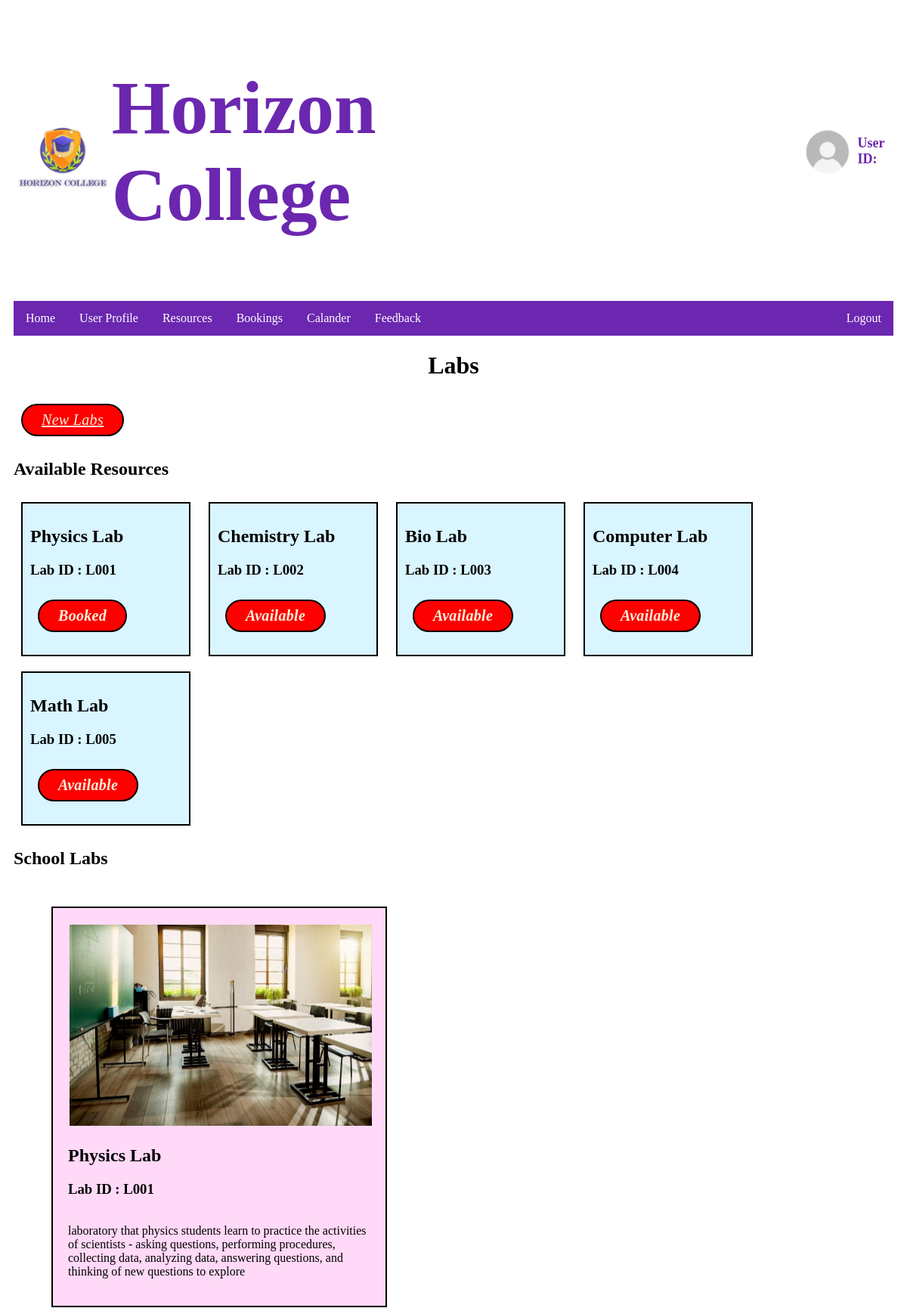
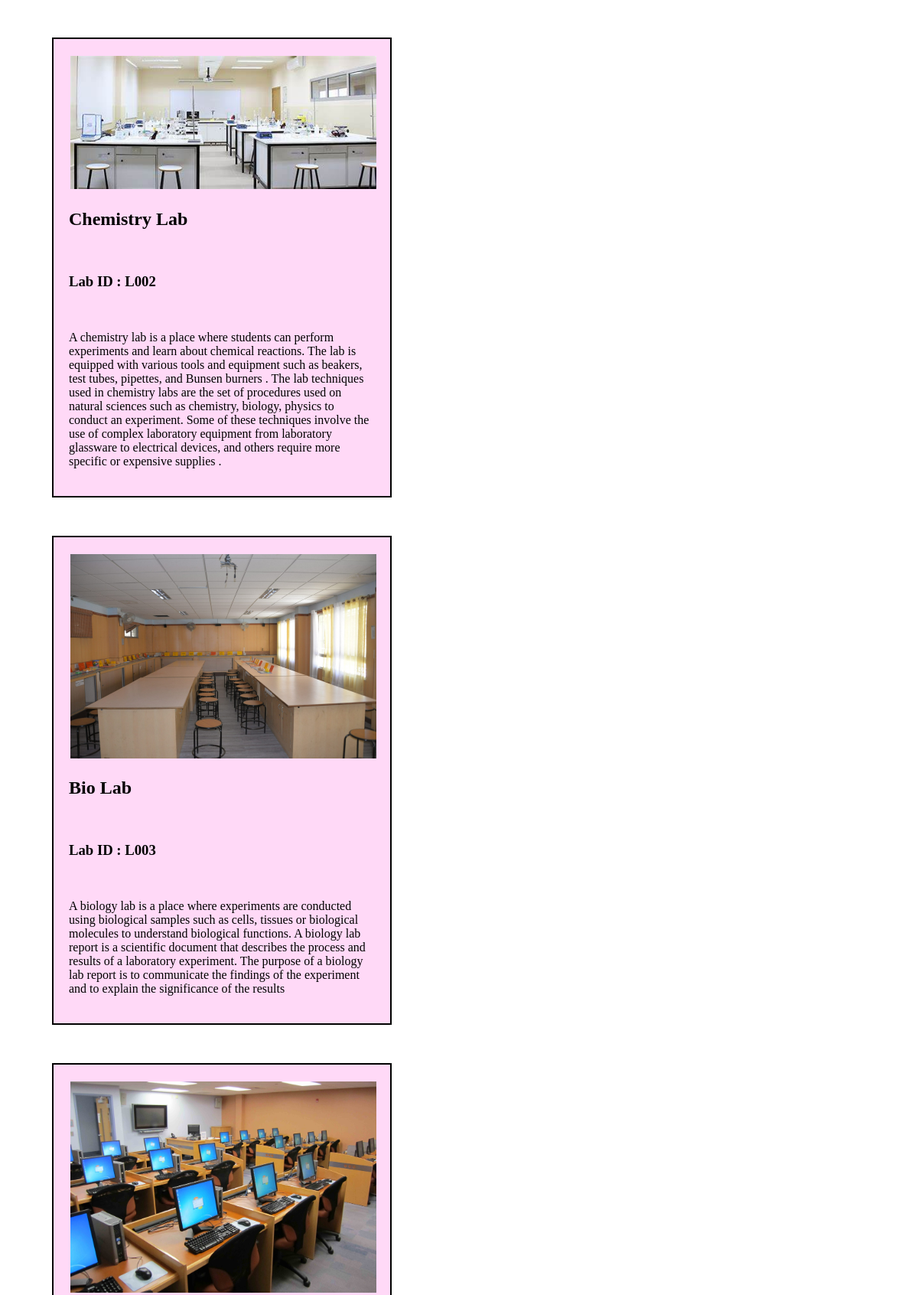
Page /php/adminLab.php (upper part) on the committed database (2 pictures, top to bottom).
### tables this page shows
CREATE TABLE Resources(
  Resource_ID CHAR(4) NOT NULL UNIQUE,
  Resource_Type VARCHAR(100) NOT NULL,
  Resource_Availability VARCHAR(100) NOT NULL,
  CONSTRAINT pk_Resources PRIMARY KEY (Resource_ID)
);

### php/adminLab.php (the view, shortened to what this page needs)
<!DOCTYPE html>
<html lang="en">
<head>
    <link rel="stylesheet" text="styles/css" href="../css/LabStyle.css">
  <link rel="stylesheet" text="styles/css" href="../css/styles.css">
</head>
<body>
<?php
	include 'admin-header.php';
	?>
<center>
<h1> Labs</h1>
</center>
<a class = "button" href="newResourceAdding.php" role="button"> New Labs </a>
<h2>Available Resources</h2>
<?php
include("config.php");
    $sql = 'SELECT * FROM Resources WHERE Resource_ID LIKE "L%"';
    $result = $conn-> query($sql);
    while($row =$result->fetch_assoc()){
        echo"
        <div class = labs name = reservations>
          <h2>$row[Resource_Type]</h2>
          <h3>Lab ID : $row[Resource_ID]</h3>
          <h4 class = button> $row[Resource_Availability]</h4>
          <br/>
          </div>
    ";
}
?>
<h2> School Labs</h2>
<div class="labs1">
<img class="pic" src="../images/hall2.jpeg" alt="physics lab" >
  <h2>Physics Lab</h2>
  <h3>Lab ID : L001</h3>
  <p class = "font" >
     laboratory that physics students learn to practice the activities of scientists - asking questions, performing procedures, collecting data, analyzing data, answering questions, and thinking of new questions to explore</br>
  </p>
</div>
<div class="labs1">
<img class="pic" src="../images/cLab.JFIF" alt="chemistry lab" >
  <h2>Chemistry Lab</h2></br>
  <h3>Lab ID : L002 </h3>
  <p class = "font"></br>
     A chemistry lab is a place where students can perform experiments and learn about chemical reactions.
    The lab is equipped with various tools and equipment such as beakers, test tubes, pipettes, and Bunsen burners .
The lab techniques used in chemistry labs are the set of procedures used on natural sciences such as chemistry,
biology, physics to conduct an experiment.
 Some of these techniques involve the use of complex laboratory equipment from laboratory glassware to electrical devices,
 and others require more specific or expensive supplies .
<br/>
  </p>
</div>
<div class="labs1">
<img class="pic" src="../images/physicslab.jpeg" alt="bio lab" >
  <h2>Bio Lab</h2></br>
  <h3>Lab ID : L003</h3></br>
    <p class = "font">
    A biology lab is a place where experiments are conducted using biological samples such as cells,
    tissues or biological molecules to understand biological functions.
    A biology lab report is a scientific document that describes the process and results of a laboratory experiment.
    The purpose of a biology lab report is to communicate the findings of the experiment and to explain the significance of the results
  </p>
</div>
<div class="labs1">
<img class="pic" src="../images/comLab.JFIF" alt="computer lab" >
</div>
</body>
</html>

### css/LabStyle.css (style rules this page uses)
body { background-color:white; background-size:cover; padding: 10px; }
.labs { background-color: rgb(217, 245, 255); color: rgb(0, 0, 0); border: 2px solid black; margin: 10px; width: 200px; padding: 10px; height: 180px; display: inline-block; }
.pic { width:100%; height:100%; padding:2px; display: inline-block; }
.button { border-radius: 4px; font-size: 20px; font-style: oblique; font-family: 'Times New Roman', Times, serif; color: beige; padding-top: 8px; padding-bottom: 8px; padding-left: 25px; padding-right: 25px; border-radius: 30px; border: 2px solid rgb(0, 0, 0); letter-spacing: .02rem; background-color: rgb(255, 0, 0); -webkit-transition: .3s all ease; -o-transition: .3s all ease; transition: .3s all ease; position: relative; top: 0; display: inline-block; margin: 10px; }
.font { font-style: initial; font-family: 'Times New Roman', Times, serif; font-size: 100%; color: #000000; display: inline-block; }
.labs1 { background-color: rgb(255, 217, 247); color: rgb(0, 0, 0); border: 2px solid black; margin: 50px; width: 400px; padding: 20px; }

### css/styles.css (style rules this page uses)
body { background-color:white; background-size:cover; padding: 10px; }

### css/header-homepage-footer.css (style rules this page uses)
body { background-color:white; background-size:cover; padding: 10px; }

### rows in the picture
resources: Resource_Type "Physics Lab", Resource_ID "L001", Resource_Availability "Booked"
resources: Resource_Type "Chemistry Lab", Resource_ID "L002", Resource_Availability "Available"
resources: Resource_Type "Bio Lab", Resource_ID "L003", Resource_Availability "Available"
resources: Resource_Type "Computer Lab", Resource_ID "L004", Resource_Availability "Available"
resources: Resource_Type "Math Lab", Resource_ID "L005", Resource_Availability "Available"
